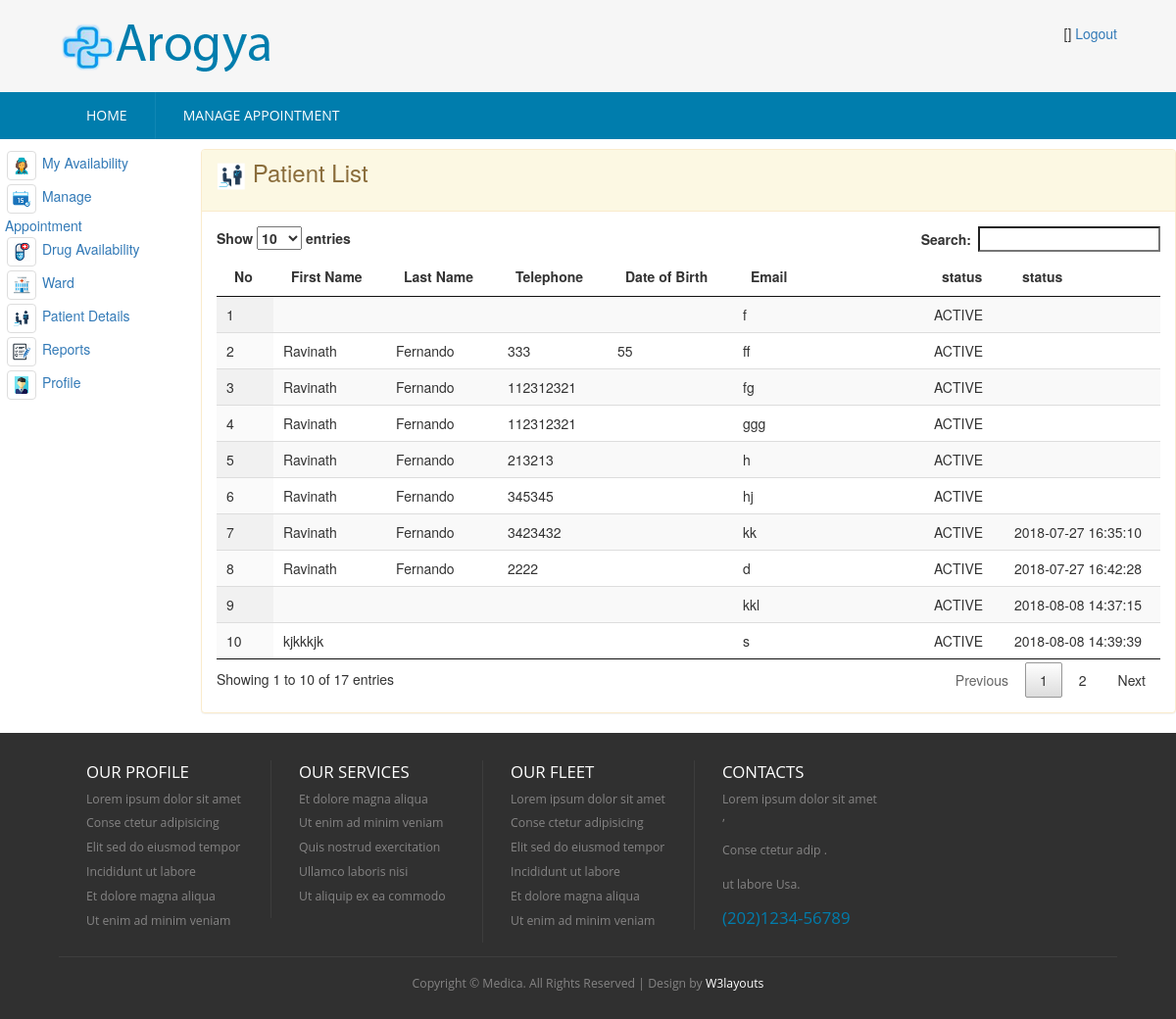
The page /index.php/doctor_controller/loadPatientList on the database its author committed.
### tables this page shows
CREATE TABLE `hms_patient` (
  `id` int(5) NOT NULL AUTO_INCREMENT,
  `first_name` varchar(100) DEFAULT NULL,
  `last_name` varchar(100) DEFAULT NULL,
  `telephone` varchar(20) DEFAULT NULL,
  `dob` varchar(25) DEFAULT NULL,
  `email` varchar(50) DEFAULT NULL,
  `pword` text DEFAULT NULL,
  `status_code` varchar(20) DEFAULT 'ACTIVE',
  `user_role` varchar(20) DEFAULT 'PATIENT',
  `created_date` timestamp NULL DEFAULT current_timestamp(),
  PRIMARY KEY (`id`),
  UNIQUE KEY `NewIndex1_email` (`email`)
);

### application/controllers/Doctor_Controller.php (called while the page is built, shortened)
<?php
class Doctor_Controller extends CI_Controller {
    public function loadPatientList() {
        $this->load->model(array('Patient'));
        $patient = new Patient();
        $data['msg'] = '';
        $patientList = $patient->get();
        $data['patientList'] = $patientList;
        $this->load->view('doctor/doctor-patient-details', $data);
    }
}

### index.php (called while the page is built, shortened)
<?php
require_once BASEPATH.'core/CodeIgniter.php';

### application/core/my_model.php (called while the page is built, shortened)
<?php
class MY_Model extends CI_Model{
    public function get($limit=0,$offset = 0) {
        if($limit){
            $query = $this->db->get($this::DB_TABLE,$limit,$offset);
        }else{
            $query = $this->db->get($this::DB_TABLE);
        }
        $ret_val = array();
        foreach ($query->result() as $row) {
            $model = new $class;
            $model->populate($row);
            $ret_val[$row->{$this::DB_TABLE_PK}] = $model;
        }
        return $ret_val;
    }
}

### application/views/doctor/doctor-patient-details.php (the view, shortened to what this page needs)
<!DOCTYPE HTML>
<html>
    <head>
        <link href="<?php echo base_url('css/style.css'); ?>" rel="stylesheet" type="text/css"  media="all" />
        <link href="<?php echo base_url('css/bootstrap.css'); ?>" rel="stylesheet" type="text/css"/>
        <link rel="stylesheet" href="<?php echo base_url('css/responsiveslides.css') ?>">
    </head>
    <body>
        <div class="header">
            <div class="main-header">
                <div class="wrap">
                </div>
            </div>
            <div class="top-nav">
                <div class="wrap">
                    <ul>
                    </ul>
                </div>
            </div>
        </div>
        <div class="content">
            <div class="row">
                <div class="col-md-2">
                </div>
                <div class="col-md-10">
                    <div class="panel panel-warning">
                        <div class="panel-heading ">
                            <h3> <img src="<?= base_url('/images/icon-patient.png') ?>" style="width: 30px" />  Patient List </h3>
                        </div>
                        <div class="panel-body">
                            <table id="example" class="display" cellspacing="0" width="100%">
                                <thead>
                                    <tr>
                                        <th>No</th>
                                        <th>First Name</th>
                                        <th>Last Name</th>
                                        <th>Telephone</th>
                                        <th>Date of Birth</th>
                                        <th>Email</th>
                                        <th>status</th>
                                        <th>status</th>
                                    </tr>
                                </thead>
                                <tbody>
                                    <?php
                                    if ($patientList != null)
                                        foreach ($patientList as $value) {
                                            ?>
                                            <tr>
                                                <td><?= $value->id ?></td>
                                                <td><?= $value->first_name ?></td>
                                                <td><?= $value->last_name ?></td>
                                                <td><?= $value->telephone ?></td>
                                                <td><?= $value->dob ?></td>
                                                <td><?= $value->email ?></td>
                                                <td><?= $value->status_code ?></td>
                                                <td><?= $value->created_date ?></td>
                                            </tr>
                                            <?php
                                        }
                                    ?>
                                </tbody>
                            </table>
                            <link href="<?php echo base_url('css/jquery.dataTables.min.css'); ?>" rel="stylesheet" type="text/css"/>
                        </div>
                    </div>
                </div>
            </div>
        </div>
        <div class="footer">
            <div class="wrap">
                <div class="footer-grids">
                    <div class="footer-grid">
                        <h3>OUR Profile</h3>
                        <ul>
                            <li><a href="#">Lorem ipsum dolor sit amet</a></li>
                            <li><a href="#">Conse ctetur adipisicing</a></li>
                            <li><a href="#">Elit sed do eiusmod tempor</a></li>
                            <li><a href="#">Incididunt ut labore</a></li>
                            <li><a href="#">Et dolore magna aliqua</a></li>
                            <li><a href="#">Ut enim ad minim veniam</a></li>
                        </ul>
                    </div>
                    <div class="footer-grid">
                        <h3>Our Services</h3>
                        <ul>
                            <li><a href="#">Et dolore magna aliqua</a></li>
                            <li><a href="#">Ut enim ad minim veniam</a></li>
                            <li><a href="#">Quis nostrud exercitation</a></li>
                            <li><a href="#">Ullamco laboris nisi</a></li>
                            <li><a href="#">Ut aliquip ex ea commodo</a></li>
                        </ul>
                    </div>
                    <div class="footer-grid">
                        <h3>OUR FLEET</h3>
                        <ul>
                            <li><a href="#">Lorem ipsum dolor sit amet</a></li>
                            <li><a href="#">Conse ctetur adipisicing</a></li>
                            <li><a href="#">Elit sed do eiusmod tempor</a></li>
                            <li><a href="#">Incididunt ut labore</a></li>
                            <li><a href="#">Et dolore magna aliqua</a></li>
                            <li><a href="#">Ut enim ad minim veniam</a></li>
                        </ul>
                    </div>
                    <div class="footer-grid">
                        <h3>CONTACTS</h3>
                        <p>Lorem ipsum dolor sit amet ,</p>
                        <p>Conse ctetur adip .</p>
                        <p>ut labore Usa.</p>
                        <span>(202)1234-56789</span>
                    </div>
                </div>
                <div class="copy-tight">
                    <p>Copyright &copy; Medica. All Rights Reserved | Design by <a href="http://w3layouts.com/">W3layouts</a></p>
                </div>
            </div>
        </div>
    </body>
</html>

### css/style.css (style rules this page uses)
html,body,div,span,applet,object,iframe,h1,h2,h3,h4,h5,h6,p,blockquote,pre,a,abbr,acronym,address,big,cite,code,del,dfn,em,img,ins,kbd,q,s,samp,small,strike,strong,sub,sup,tt,var,b,u,i,dl,dt,dd,ol,nav ul,nav li,fieldset,form,label,legend,table,caption,tbody,tfoot,thead,tr,th,td,article,aside,canvas,details,embed,figure,figcaption,footer,header,hgroup,menu,nav,output,ruby,section,summary,time,mark,audio,video { margin:0;padding:0;border:0;font-size:100%;font:inherit;vertical-align:baseline; }
ol,ul { list-style:none;margin:0px;padding:0px; }
table { border-collapse:collapse;border-spacing:0; }
a { text-decoration:none; }
img { max-width:100%; }
body { background: #F6F6F6; }
.wrap { width:80%; margin:0 auto; }
.main-header { padding: 1.7em 0 1.5em 0; background: #F6F6F6; }
.top-nav { background:#007DAD; }
.footer { padding: 2em 0 1em 0; background:#303030; }
.footer-grid { float: left; width: 20%; border-left: 1px solid rgba(153, 153, 153, 0.13); padding: 0px 28px; }
.footer-grid:first-child { border:none; }
.footer-grid ul li a,.footer-grid p { color: #858484; font-size: 0.875em; font-family: 'Open Sans', sans-serif; transition: 0.5s ease; -o-transition: 0.5s ease; -webkit-transition: 0.5s ease; padding: 0.3em 0; display: block; }
.footer-grid span { font-size:1.2em; font-family: 'Open Sans', sans-serif; color:#007DAD; }
.footer-grid h3 { font-family: 'Open Sans', sans-serif; color:#FFF; font-size:1.2em; text-transform: uppercase; margin: 0.2em 0 0.3em 0; }
.copy-tight { text-align: center; padding: 1em 0 0 0; border-top: 1px solid rgba(153, 153, 153, 0.13); margin-top: 1em; }
.copy-tight p { color: #858484; font-size: 0.875em; font-family: 'Open Sans', sans-serif; padding: 0.3em 0; display: block; }
.copy-tight p a { color:#FFF; transition: 0.5s ease; -o-transition: 0.5s ease; -webkit-transition: 0.5s ease; }
@media (max-width: 1366px) { .wrap { width:90%; } }

### rows shown on the page
hms_patient: id "1", email "f", status_code "ACTIVE"
hms_patient: id "2", first_name "Ravinath", last_name "Fernando", telephone "333", dob "55", email "ff", status_code "ACTIVE"
hms_patient: id "3", first_name "Ravinath", last_name "Fernando", telephone "112312321", email "fg", status_code "ACTIVE"
hms_patient: id "4", first_name "Ravinath", last_name "Fernando", telephone "112312321", email "ggg", status_code "ACTIVE"
hms_patient: id "5", first_name "Ravinath", last_name "Fernando", telephone "213213", email "h", status_code "ACTIVE"
hms_patient: id "6", first_name "Ravinath", last_name "Fernando", telephone "345345", email "hj", status_code "ACTIVE"
hms_patient: id "7", first_name "Ravinath", last_name "Fernando", telephone "3423432", email "kk", status_code "ACTIVE", created_date "2018-07-27 16:35:10"
hms_patient: id "8", first_name "Ravinath", last_name "Fernando", telephone "2222", email "d", status_code "ACTIVE", created_date "2018-07-27 16:42:28"
hms_patient: id "9", email "kkl", status_code "ACTIVE", created_date "2018-08-08 14:37:15"
hms_patient: id "10", first_name "kjkkkjk", email "s", status_code "ACTIVE", created_date "2018-08-08 14:39:39"
